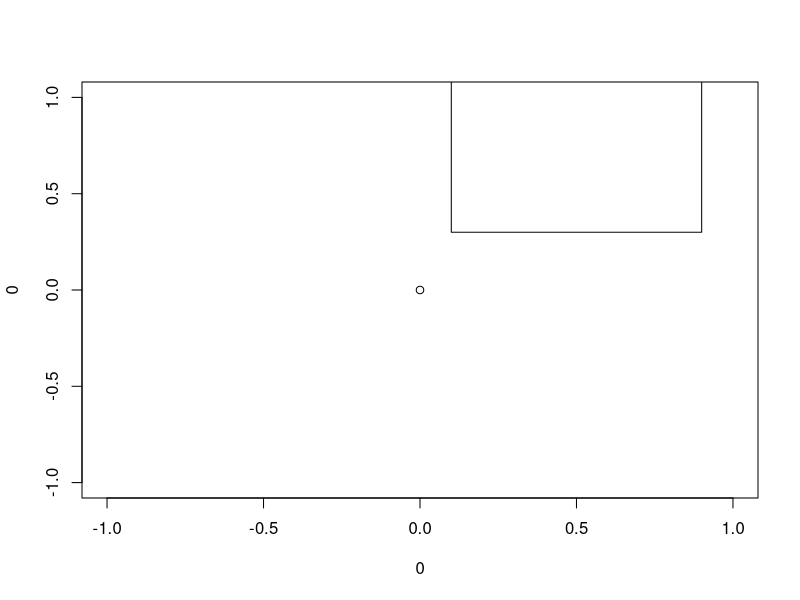
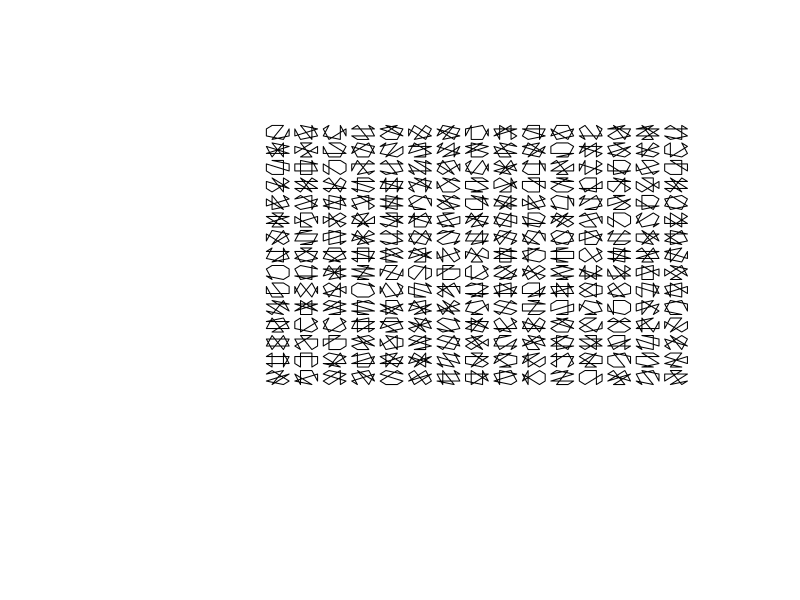
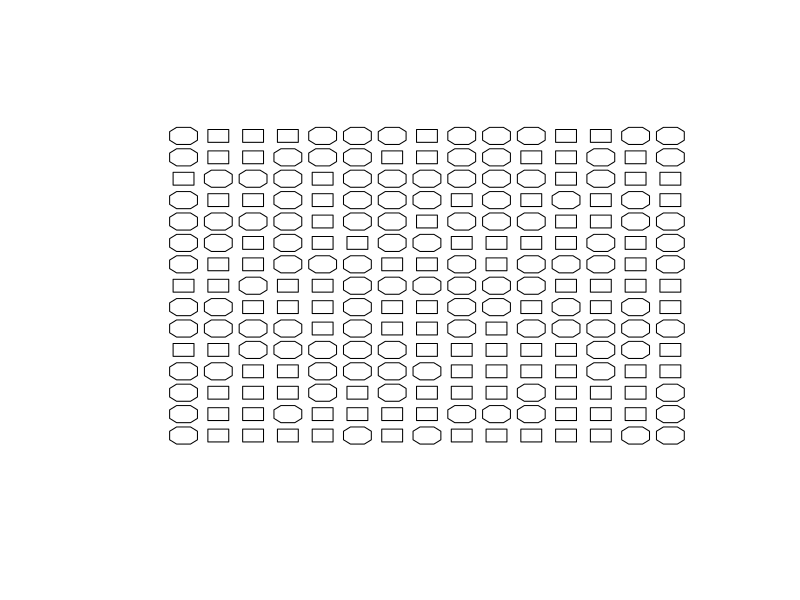
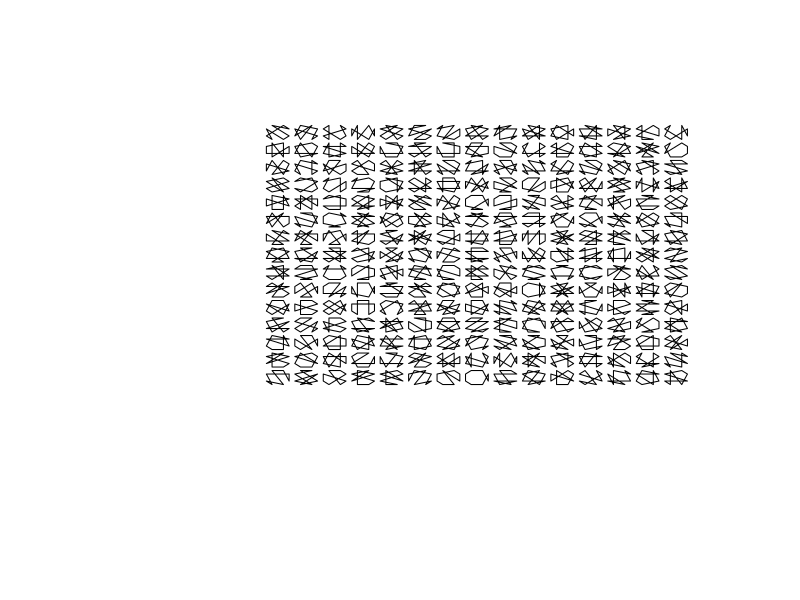
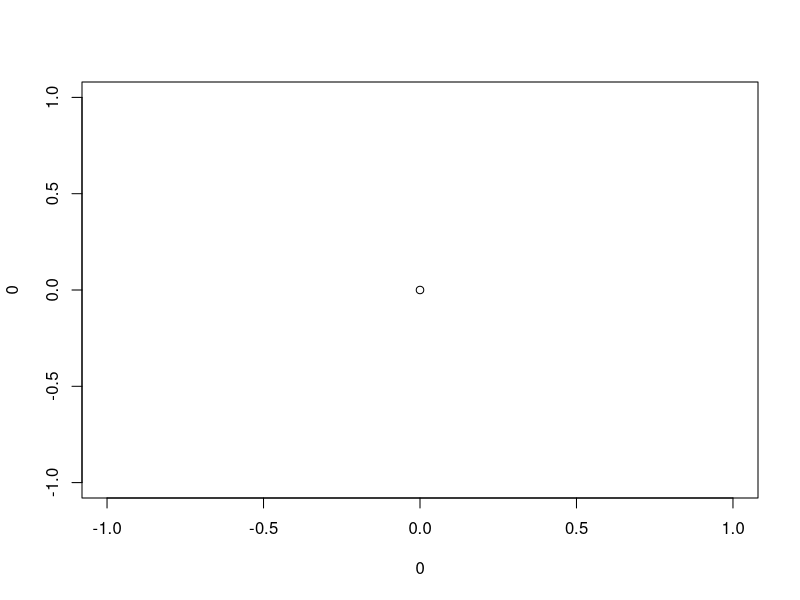

The R source for these figures, in order: (Note: this script raises an error after producing the figures.)

squFunc <- function(Xcenter = 0,Ycenter = 0,wi = 0.4,he = 0.4){
  shape <- rbind(
      c(Xcenter+wi,Ycenter+he),
      c(Xcenter+wi,Ycenter-he),
      c(Xcenter-wi,Ycenter-he),
      c(Xcenter-wi,Ycenter+he))
  return (shape)
  }
      

plot(0, 0)
newSq <- squFunc(0.5,0.7)
polygon(newSq[,1],newSq[,2])


octaFunc <- function(Xcenter = 0,Ycenter = 0,wi = 0.4,he = 0.4){
  oct <- rbind(
        c(Xcenter+(wi/2),Ycenter+he),
        c(Xcenter+wi,Ycenter+(he/2)),
        c(Xcenter+wi,Ycenter-(he/2)),
        c(Xcenter+(wi/2),Ycenter-he),
        c(Xcenter-(wi/2),Ycenter-he),
        c(Xcenter-wi,Ycenter-(he/2)),
        c(Xcenter-wi,Ycenter+(he/2)),
        c(Xcenter-(wi/2),Ycenter+he))
  return (oct)
  }



plot(0, 0,
     xlim=c(-5,17),
     ylim=c(-5,17),
     col = "white", xlab = "", ylab = "", axes=F)
for (p in seq(1,15)){
  for (q in seq(1,15)) {
    oct <- octaFunc(p,q)
    oct <- oct[sample(nrow(oct)),]
    polygon(oct[,1],oct[,2])
}}


plot(0, 0,
     xlim=c(-1,17),
     ylim=c(-1,17),
     col = "white", xlab = "", ylab = "", axes=F)
for (p in seq(1,15)){
  for (q in seq(1,15)) {
    
    dec <- sample(1:2,1)
     ifelse(dec == 1, shape <- squFunc(p,q,0.3,0.3),
                              shape <- octaFunc(p,q))
    shuf <- sample(c(T,F),1)
    print(shuf)
    ifelse(shuf == T, shape[sample(nrow(shape)),],shape)
    
    polygon(shape[,1]+.2,shape[,2]+.2)
  }}


##### Variations on octagon

plot(0, 0,
     xlim=c(-5,17),
     ylim=c(-5,17),
     col = "white", xlab = "", ylab = "", axes=F)
for (p in seq(1,15)){
  for (q in seq(1,15)) {
    oct <- octaFunc(p,q)
    oct <- oct[sample(nrow(oct)),]
    polygon(oct[,1],oct[,2])
  }}


Xcenter = 0
Ycenter = 0
wi = 0.4
he = 0.4
plot(0, 0)

oct <- hexFunc()
polygon(oct[,1],oct[,2])

hexFunc <- function(Xcenter = 0,Ycenter = 0,wi = 0.4,he = 0.4){
  shape <- rbind(
    c(Xcenter,Ycenter+he),
    c(Xcenter+wi,Ycenter+(he/2)),
    c(Xcenter+wi,Ycenter),
    c(Xcenter+wi,Ycenter-(he/2)),
    c(Xcenter,Ycenter-he),
    c(Xcenter-wi,Ycenter-(he/2)),
    c(Xcenter-wi,Ycenter),
    c(Xcenter-wi,Ycenter+(he/2)))
  return (shape)
}


#### Working on a pentagon

plot(0, 0)
pentFunc <- function(Xcenter = 0,Ycenter = 0,wi = 0.4,he = 0.4){
  shape <- rbind(
    c(Xcenter,Ycenter+(he/2)),
    c(Xcenter+wi,Ycenter+(he/2)),
    c(Xcenter+wi+(wi/2),Ycenter-(he/2)),
    c(Xcenter,Ycenter-he),
    c(Xcenter-wi-(wi/2),Ycenter-(he/2)),
    c(Xcenter-wi,Ycenter+(he/2)))
  return (shape)
}
out <- pentFunc()
plot(0, 0)
polygon(out[,1],out[,2])


plot(0, 0,
     xlim=c(0,15),
     ylim=c(0,15),
     col = "white", xlab = "", ylab = "", axes=F)
for (p in seq(1,15)){
  for (q in seq(1,15)) { 
    
    choice <- sample(1:5,1)
    w = sample(seq(0.3,0.8,0.5),1)
    h = sample(seq(0.3,0.8,0.5),1)
    if (choice == 1){
      fig <-  octaFunc(p,q,w,h)
    }
    if (choice == 2){
      fig <-  pentFunc(p,q,w,h)
    }
    if (choice == 3){
      fig <-  squFunc(p,q,w,h)
    } 
    if (choice == 4){

      fig <-  hexFunc(p,q,w,h)
    }
    
    if (choice != 5){
      scramble <- sample(c(T,F),1,prob = c(0.9,0.1))
      if (scramble) { fig <- fig[sample(nrow(fig)),] }

      polygon(fig[,1],fig[,2])
    }
    else(
      points(p,q,pch=1,cex=sample(seq(0.5,3,0.5),1))
    )
  }}

plot(0, 0,
     xlim=c(0,15),
     ylim=c(0,15),
     col = "white", xlab = "", ylab = "", axes=F)

for (i in 1:15){
  for (j in 1:15){
    print(c(i,j))
  points(i,j,pch=i+j,cex=2)
}}
plot.new()
points(0,0,pch=1,cex=3)


squFuncHist <- function(Xcenter = 0,Ycenter = 0,wi = 0.4,he = 0.4,maxHist=0){
  shape <- rbind(
    c(Xcenter+wi,Ycenter+he) - runif(1,max = maxHist),
    c(Xcenter+wi,Ycenter-he) - runif(1,max = maxHist),
    c(Xcenter-wi,Ycenter-he) - runif(1,max = maxHist),
    c(Xcenter-wi,Ycenter+he) - runif(1,max = maxHist))
  return (shape)
}


plot(0, 0,
     xlim=c(-5,17),
     ylim=c(-5,17),
     col = "white", xlab = "", ylab = "", axes=F)

for (p in seq(1,15)){
  for (q in seq(1,15)) {
    fig <- squFuncHist(p,q,maxHist = runif(1,0,0.5))
    #fig <- fig[sample(nrow(fig)),]
    polygon(fig[,1],fig[,2])
  }}


plot(0, 0,
     xlim=c(0,15),
     ylim=c(0,15),
     col = "white", xlab = "", ylab = "", axes=F)

hexFuncHist <- function(Xcenter = 0,Ycenter = 0,wi = 0.4,he = 0.4,maxHist=0){
  shape <- rbind(
    c(Xcenter,Ycenter+he)  + runif(1,max = maxHist),
    c(Xcenter+wi,Ycenter+(he/2)) + runif(1,max = maxHist),
    c(Xcenter+wi,Ycenter) + runif(1,max = maxHist),
    c(Xcenter+wi,Ycenter-(he/2)) + runif(1,max = maxHist),
    c(Xcenter,Ycenter-he) + runif(1,max = maxHist),
    c(Xcenter-wi,Ycenter-(he/2)) + runif(1,max = maxHist),
    c(Xcenter-wi,Ycenter) + runif(1,max = maxHist),
    c(Xcenter-wi,Ycenter+(he/2)) + runif(1,max = maxHist) )
  return (shape)
}


plot(0, 0,
     xlim=c(-5,17),
     ylim=c(-5,17),
     col = "white", xlab = "", ylab = "", axes=F)

for (p in seq(1,15)){
  for (q in seq(1,15)) {
    fig <- hexFuncHist(p,q,maxHist = runif(1,0,0.5))
    fig <- fig[sample(nrow(fig)),]
    polygon(fig[,1],fig[,2])
  }}
